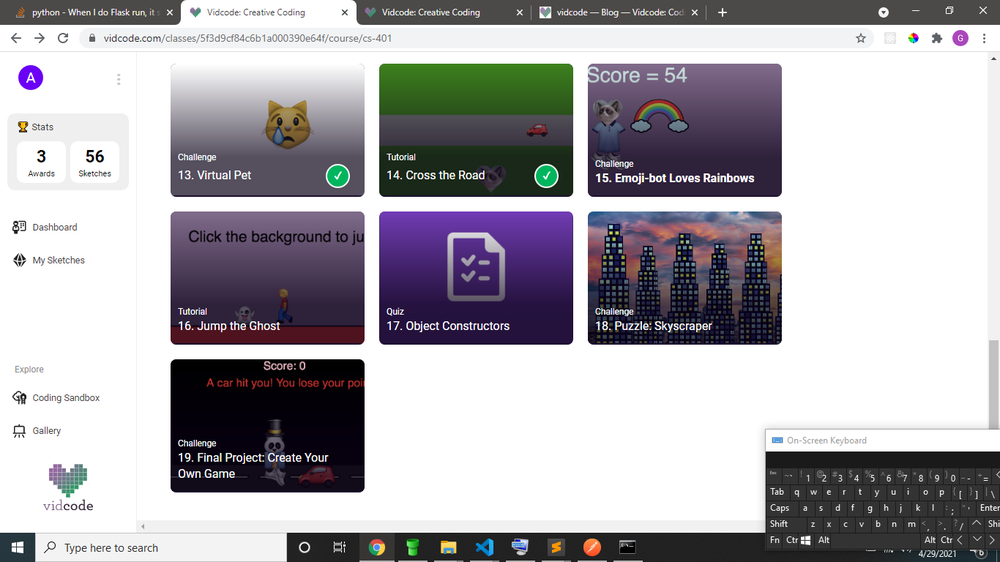
#> input picture Untitled.png, 1000 x 562 px, shrunk from 1366 x 768 before the run
$ python Translating.py
#> lines starting #> are read from the running program, lines starting #| are printed output that depends on the picture
import cv2
import numpy as np

FILE_NAME = "Untitled.png"

M = np.float32([[1, 0, 100], [0, 1, 50]])

try:
	img = cv2.imread(FILE_NAME)
#> img is the input picture: shape (562, 1000, 3); mean B, G, R 175.8, 170.6, 173.1
	(rows, cols) = img.shape[:2]
#> rows = 562; cols = 1000

	res = cv2.warpAffine(img, M, (cols, rows))
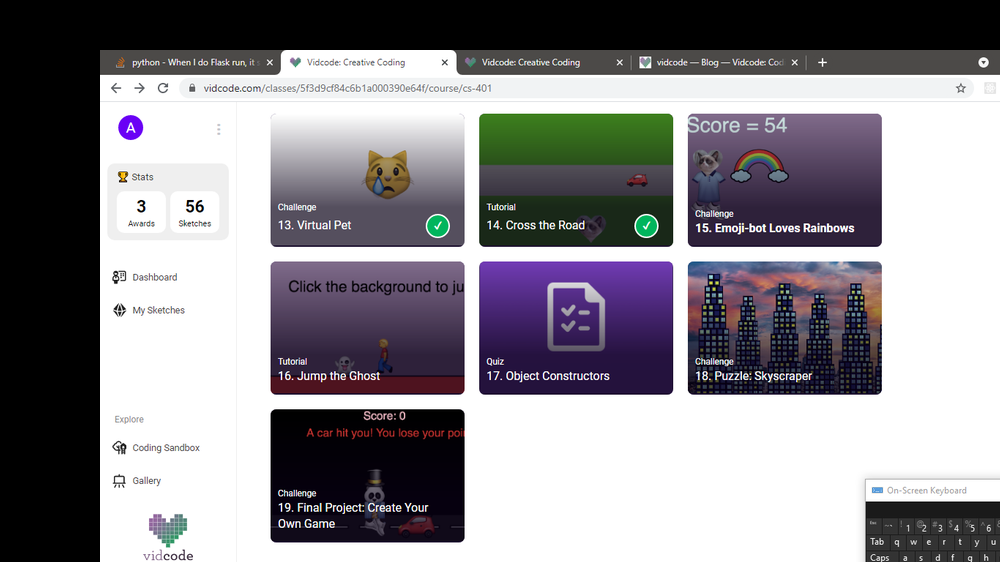
#> res: shape (562, 1000, 3); mean B, G, R 143.3, 138, 140.6

	cv2.imwrite('output.png', res)
except IOError:
	print("Error while reading files!!")
